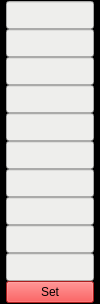
                   <widget class="QFrame" name="param_set_uav_3">
                    <property name="sizePolicy">
                     <sizepolicy hsizetype="Preferred" vsizetype="Preferred">
                      <horstretch>0</horstretch>
                      <verstretch>0</verstretch>
                     </sizepolicy>
                    </property>
                    <property name="minimumSize">
                     <size>
                      <width>100</width>
                      <height>0</height>
                     </size>
                    </property>
                    <property name="maximumSize">
                     <size>
                      <width>100</width>
                      <height>400</height>
                     </size>
                    </property>
                    <property name="styleSheet">
                     <string notr="true">background-color: rgb(0, 0, 0);</string>
                    </property>
                    <property name="frameShape">
                     <enum>QFrame::StyledPanel</enum>
                    </property>
                    <property name="frameShadow">
                     <enum>QFrame::Raised</enum>
                    </property>
                    <layout class="QVBoxLayout" name="verticalLayout_56">
                     <property name="spacing">
                      <number>0</number>
                     </property>
                     <property name="leftMargin">
                      <number>5</number>
                     </property>
                     <property name="topMargin">
                      <number>0</number>
                     </property>
                     <property name="rightMargin">
                      <number>5</number>
                     </property>
                     <property name="bottomMargin">
                      <number>0</number>
                     </property>
                     <item>
                      <widget class="QLineEdit" name="mis_takeoff_alt_set_uav_3">
                       <property name="sizePolicy">
                        <sizepolicy hsizetype="Expanding" vsizetype="Preferred">
                         <horstretch>0</horstretch>
                         <verstretch>0</verstretch>
                        </sizepolicy>
                       </property>
                       <property name="maximumSize">
                        <size>
                         <width>100</width>
                         <height>30</height>
                        </size>
                       </property>
                       <property name="font">
                        <font>
                         <pointsize>13</pointsize>
                        </font>
                       </property>
                       <property name="autoFillBackground">
                        <bool>false</bool>
                       </property>
                       <property name="styleSheet">
                        <string notr="true">background-color: rgb(238, 238, 236);</string>
                       </property>
                      </widget>
                     </item>
                     <item>
                      <widget class="QLineEdit" name="com_disarm_land_set_uav_3">
                       <property name="sizePolicy">
                        <sizepolicy hsizetype="Expanding" vsizetype="Preferred">
                         <horstretch>0</horstretch>
                         <verstretch>0</verstretch>
                        </sizepolicy>
                       </property>
                       <property name="maximumSize">
                        <size>
                         <width>100</width>
                         <height>30</height>
                        </size>
                       </property>
                       <property name="font">
                        <font>
                         <pointsize>13</pointsize>
                        </font>
                       </property>
                       <property name="autoFillBackground">
                        <bool>false</bool>
                       </property>
                       <property name="styleSheet">
                        <string notr="true">background-color: rgb(238, 238, 236);</string>
                       </property>
                      </widget>
                     </item>
                     <item>
                      <widget class="QLineEdit" name="mpc_tko_speed_set_uav_3">
                       <property name="sizePolicy">
                        <sizepolicy hsizetype="Expanding" vsizetype="Preferred">
                         <horstretch>0</horstretch>
                         <verstretch>0</verstretch>
                        </sizepolicy>
                       </property>
                       <property name="maximumSize">
                        <size>
                         <width>100</width>
                         <height>30</height>
                        </size>
                       </property>
                       <property name="font">
                        <font>
                         <pointsize>13</pointsize>
                        </font>
                       </property>
                       <property name="autoFillBackground">
                        <bool>false</bool>
                       </property>
                       <property name="styleSheet">
                        <string notr="true">background-color: rgb(238, 238, 236);</string>
                       </property>
                      </widget>
                     </item>
                     <item>
                      <widget class="QLineEdit" name="mpc_land_speed_set_uav_3">
                       <property name="sizePolicy">
                        <sizepolicy hsizetype="Expanding" vsizetype="Preferred">
                         <horstretch>0</horstretch>
                         <verstretch>0</verstretch>
                        </sizepolicy>
                       </property>
                       <property name="maximumSize">
                        <size>
                         <width>100</width>
                         <height>30</height>
                        </size>
                       </property>
                       <property name="font">
                        <font>
                         <pointsize>13</pointsize>
                        </font>
                       </property>
                       <property name="autoFillBackground">
                        <bool>false</bool>
                       </property>
                       <property name="styleSheet">
                        <string notr="true">background-color: rgb(238, 238, 236);</string>
                       </property>
                      </widget>
                     </item>
                     <item>
                      <widget class="QLineEdit" name="mpc_xy_p_set_uav_3">
                       <property name="sizePolicy">
                        <sizepolicy hsizetype="Expanding" vsizetype="Preferred">
                         <horstretch>0</horstretch>
                         <verstretch>0</verstretch>
                        </sizepolicy>
                       </property>
                       <property name="maximumSize">
                        <size>
                         <width>100</width>
                         <height>30</height>
                        </size>
                       </property>
                       <property name="font">
                        <font>
                         <pointsize>13</pointsize>
                        </font>
                       </property>
                       <property name="autoFillBackground">
                        <bool>false</bool>
                       </property>
                       <property name="styleSheet">
                        <string notr="true">background-color: rgb(238, 238, 236);</string>
                       </property>
                      </widget>
                     </item>
                     <item>
                      <widget class="QLineEdit" name="mpc_xy_vel_d_acc_set_uav_3">
                       <property name="sizePolicy">
                        <sizepolicy hsizetype="Expanding" vsizetype="Preferred">
                         <horstretch>0</horstretch>
                         <verstretch>0</verstretch>
                        </sizepolicy>
                       </property>
                       <property name="maximumSize">
                        <size>
                         <width>100</width>
                         <height>30</height>
                        </size>
                       </property>
                       <property name="font">
                        <font>
                         <pointsize>13</pointsize>
                        </font>
                       </property>
                       <property name="autoFillBackground">
                        <bool>false</bool>
                       </property>
                       <property name="styleSheet">
                        <string notr="true">background-color: rgb(238, 238, 236);</string>
                       </property>
                      </widget>
                     </item>
                     <item>
                      <widget class="QLineEdit" name="mpc_xy_vel_p_acc_set_uav_3">
                       <property name="sizePolicy">
                        <sizepolicy hsizetype="Expanding" vsizetype="Preferred">
                         <horstretch>0</horstretch>
                         <verstretch>0</verstretch>
                        </sizepolicy>
                       </property>
                       <property name="maximumSize">
                        <size>
                         <width>100</width>
                         <height>30</height>
                        </size>
                       </property>
                       <property name="font">
                        <font>
                         <pointsize>13</pointsize>
                        </font>
                       </property>
                       <property name="autoFillBackground">
                        <bool>false</bool>
                       </property>
                       <property name="styleSheet">
                        <string notr="true">background-color: rgb(238, 238, 236);</string>
                       </property>
                      </widget>
                     </item>
                     <item>
                      <widget class="QLineEdit" name="mc_pitch_p_set_uav_3">
                       <property name="sizePolicy">
                        <sizepolicy hsizetype="Expanding" vsizetype="Preferred">
                         <horstretch>0</horstretch>
                         <verstretch>0</verstretch>
                        </sizepolicy>
                       </property>
                       <property name="maximumSize">
                        <size>
                         <width>100</width>
                         <height>30</height>
                        </size>
                       </property>
                       <property name="font">
                        <font>
                         <pointsize>13</pointsize>
                        </font>
                       </property>
                       <property name="autoFillBackground">
                        <bool>false</bool>
                       </property>
                       <property name="styleSheet">
                        <string notr="true">background-color: rgb(238, 238, 236);</string>
                       </property>
                      </widget>
                     </item>
                     <item>
                      <widget class="QLineEdit" name="mc_roll_p_set_uav_3">
                       <property name="sizePolicy">
                        <sizepolicy hsizetype="Expanding" vsizetype="Preferred">
                         <horstretch>0</horstretch>
                         <verstretch>0</verstretch>
                        </sizepolicy>
                       </property>
                       <property name="maximumSize">
                        <size>
                         <width>100</width>
                         <height>30</height>
                        </size>
                       </property>
                       <property name="font">
                        <font>
                         <pointsize>13</pointsize>
                        </font>
                       </property>
                       <property name="autoFillBackground">
                        <bool>false</bool>
                       </property>
                       <property name="styleSheet">
                        <string notr="true">background-color: rgb(238, 238, 236);</string>
                       </property>
                      </widget>
                     </item>
                     <item>
                      <widget class="QLineEdit" name="mc_yaw_p_set_uav_3">
                       <property name="sizePolicy">
                        <sizepolicy hsizetype="Expanding" vsizetype="Preferred">
                         <horstretch>0</horstretch>
                         <verstretch>0</verstretch>
                        </sizepolicy>
                       </property>
                       <property name="maximumSize">
                        <size>
                         <width>100</width>
                         <height>30</height>
                        </size>
                       </property>
                       <property name="font">
                        <font>
                         <pointsize>13</pointsize>
                        </font>
                       </property>
                       <property name="autoFillBackground">
                        <bool>false</bool>
                       </property>
                       <property name="styleSheet">
                        <string notr="true">background-color: rgb(238, 238, 236);</string>
                       </property>
                      </widget>
                     </item>
                     <item>
                      <widget class="QPushButton" name="btn_param_set_uav_3">
                       <property name="sizePolicy">
                        <sizepolicy hsizetype="Expanding" vsizetype="Preferred">
                         <horstretch>0</horstretch>
                         <verstretch>0</verstretch>
                        </sizepolicy>
                       </property>
                       <property name="maximumSize">
                        <size>
                         <width>100</width>
                         <height>30</height>
                        </size>
                       </property>
                       <property name="styleSheet">
                        <string notr="true">background-color: rgb(239, 41, 41);</string>
                       </property>
                       <property name="text">
                        <string>Set</string>
                       </property>
                      </widget>
                     </item>
                    </layout>
                   </widget>
